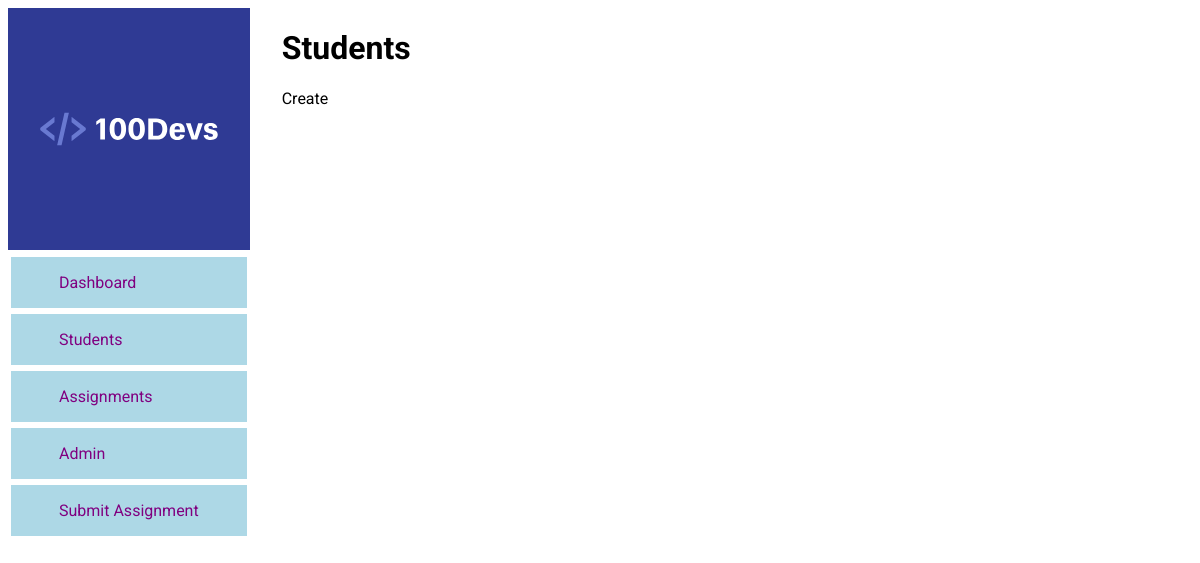
/students/, run on an earlier commit of the app's database.
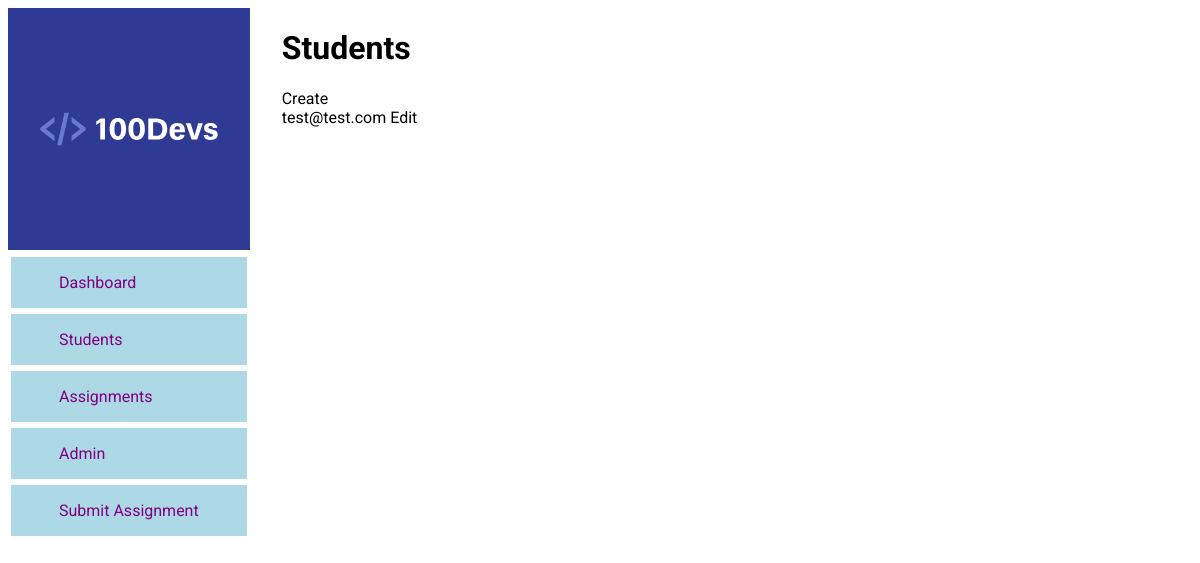
And on a later commit of the database.
### main/models.py (models this page shows, shortened)
class Student(models.Model):
    cohort = models.ForeignKey(Cohort, on_delete=models.SET_NULL, blank=True, null=True)
    email = models.EmailField()
    first_name = models.CharField(max_length=100, blank=True, null=True)
    last_name = models.CharField(max_length=100, blank=True, null=True)
    discord_name = models.CharField(max_length=100, blank=True, null=True)
    twitch_name = models.CharField(max_length=100, blank=True, null=True)
    twitter = models.CharField(max_length=100, blank=True, null=True)
    sd_job = models.BooleanField(default=False)
    sd_start_salary = models.TextField(blank=True, null=True)
    why_interested = models.TextField(blank=True, null=True)
    dob = models.DateField(blank=True, null=True)
    gender = models.ForeignKey(Gender, on_delete=models.SET_NULL, blank=True, null=True)
    race_ethnicity = models.ForeignKey(RaceEthnicity, on_delete=models.SET_NULL, blank=True, null=True)
    hear_about = models.ForeignKey(HearAboutUs, on_delete=models.SET_NULL, blank=True, null=True)
    need_accomodations = models.BooleanField(default=False)
    accomodations_desc = models.TextField(blank=True, null=True)
    desc_from_student = models.TextField(blank=True, null=True)
    is_public = models.BooleanField(default=False)

### main/views.py (the view)
# urls.py: path('students/', views.students, name="students"),
def students(request):
    students = Student.objects.all()
    context = {
        "students": students
    }
    return render(request, 'students.html', context)

### main/templates/students.html
{% extends 'main.html' %}
{% block content %}
<h1>Students</h1>
<a href="{% url 'student-create' %}">Create</a>
<ul>
    {% for student in students %}
    <li>{{student.email}} <a href="{% url 'student-edit' student.id %}">Edit</a></li>
    {% endfor %}
</ul>
{% endblock content %}

What changed in the data, as far as the page shows it:
added Student: email "test@test.com"
